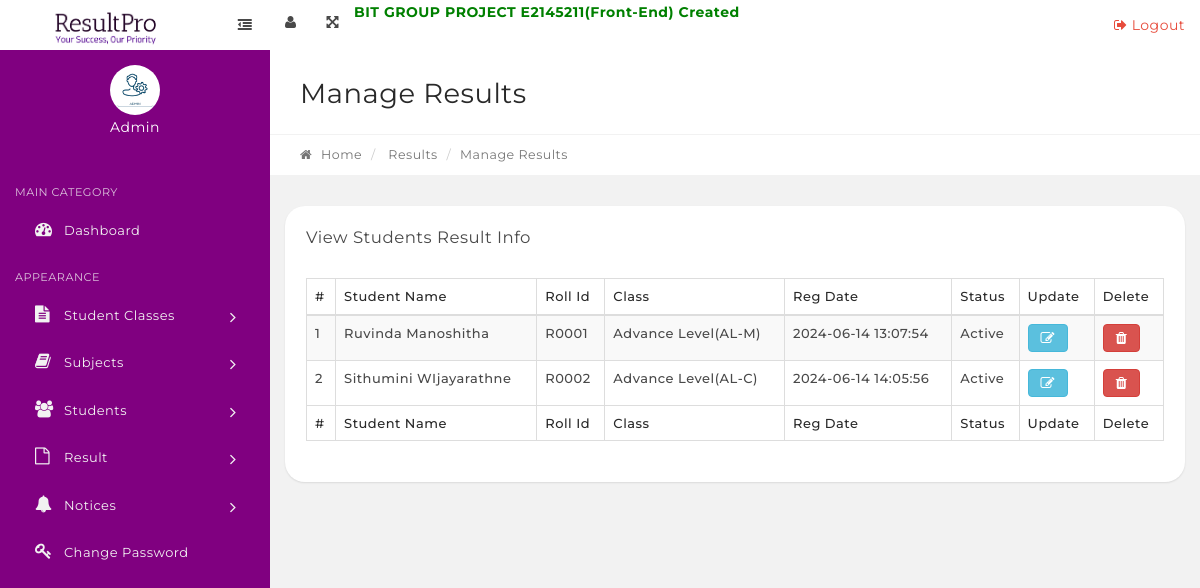
The page /ResultPro/manage-results.php on the database its author committed.
### tables this page shows
CREATE TABLE `tblstudents` (
  `StudentId` int(11) NOT NULL,
  `StudentName` varchar(100) DEFAULT NULL,
  `RollId` varchar(100) DEFAULT NULL,
  `StudentEmail` varchar(100) DEFAULT NULL,
  `Gender` varchar(10) DEFAULT NULL,
  `DOB` varchar(100) DEFAULT NULL,
  `ClassId` int(11) DEFAULT NULL,
  `RegDate` timestamp NULL DEFAULT current_timestamp(),
  `UpdationDate` timestamp NULL DEFAULT NULL,
  `Status` int(1) DEFAULT NULL
);

### ResultPro/manage-results.php (the view, shortened to what this page needs)
<?php
include('includes/config.php');
if(strlen($_SESSION['alogin'])=="")
    {
    header("Location: index.php");
    }
    else{
?>
<link rel="stylesheet" type="text/css" href="assets/js/DataTables/datatables.min.css"/>
   <?php include('includes/topbar.php');?>
            <div class="content-wrapper">
                <div class="content-container">
<?php include('includes/leftbar.php');?>
                    <div class="main-page">
                        <div class="container-fluid">
                            <div class="row page-title-div">
                                <div class="col-md-6">
                                    <h2 class="title">Manage Results</h2>
                                </div>
                            </div>
                            <div class="row breadcrumb-div">
                                <div class="col-md-6">
                                    <ul class="breadcrumb">
            							<li><a href="dashboard.php"><i class="fa fa-home"></i> Home</a></li>
                                        <li> Results</li>
            							<li class="active">Manage Results</li>
            						</ul>
                                </div>
                            </div>
                        </div>
                        <section class="section">
                            <div class="container-fluid">
                                <div class="row">
                                    <div class="col-md-12">
                                        <div class="panel">
                                            <div class="panel-heading">
                                                <div class="panel-title">
                                                    <h5>View Students Result Info</h5>
                                                </div>
                                            </div>
                                            <div class="panel-body p-20">
                                                <table id="example" class="display table table-striped table-bordered" cellspacing="0" width="100%">
                                                    <thead>
                                                        <tr>
                                                            <th>#</th>
                                                            <th>Student Name</th>
                                                            <th>Roll Id</th>
                                                            <th>Class</th>
                                                            <th>Reg Date</th>
                                                            <th>Status</th>
                                                            <th>Update</th>
															<th>Delete</th>
                                                        </tr>
                                                    </thead>
                                                    <tfoot>
                                                        <tr>
                                                          <th>#</th>
                                                            <th>Student Name</th>
                                                            <th>Roll Id</th>
                                                            <th>Class</th>
                                                            <th>Reg Date</th>
                                                            <th>Status</th>
                                                            <th>Update</th>
															<th>Delete</th>
                                                        </tr>
                                                    </tfoot>
                                                    <tbody>
<?php $sql = "SELECT  distinct tblstudents.StudentName,tblstudents.RollId,tblstudents.RegDate,tblstudents.StudentId,tblstudents.Status,tblclasses.ClassName,tblclasses.Section from tblresult join tblstudents on tblstudents.StudentId=tblresult.StudentId  join tblclasses on tblclasses.id=tblresult.ClassId";
$query = $dbh->prepare($sql);
$query->execute();
$results=$query->fetchAll(PDO::FETCH_OBJ);
$cnt=1;
if($query->rowCount() > 0)
{
foreach($results as $result)
{   ?>
<tr>
 <td><?php echo htmlentities($cnt);?></td>
                                                            <td><?php echo htmlentities($result->StudentName);?></td>
                                                            <td><?php echo htmlentities($result->RollId);?></td>
                                                            <td><?php echo htmlentities($result->ClassName);?>(<?php echo htmlentities($result->Section);?>)</td>
                                                            <td><?php echo htmlentities($result->RegDate);?></td>
                                                             <td><?php if($result->Status==1){
echo htmlentities('Active');
}
else{
   echo htmlentities('Blocked');
}
                                                                ?></td>
<td>
<a href="edit-result.php?stid=<?php echo htmlentities($result->StudentId);?>" class="btn btn-info"><i class="fa fa-edit" title="Edit Record"></i> </a>
</td>
<td>
    <a href="delete-result.php?stid=<?php echo htmlentities($result->StudentId);?>" class="btn btn-danger" onclick="return confirm('Are you sure you want to delete this result?');"><i class="fa fa-trash" title="Delete Record"></i> </a>
</td>
</tr>
<?php $cnt=$cnt+1;}} ?>
                                                    </tbody>
                                                </table>
                                            </div>
                                        </div>
                                    </div>
                                                </div>
                                            </div>
                                        </div>
                                    </div>
                                </div>
                            </div>
<?php include('includes/footer.php');?>
<?php } ?>

### rows shown on the page
tblstudents: StudentName "Ruvinda Manoshitha", RollId "R0001", ClassName "Advance Level", Section "AL-M", RegDate "2024-06-14 13:07:54"
tblstudents: StudentName "Sithumini WIjayarathne", RollId "R0002", ClassName "Advance Level", Section "AL-C", RegDate "2024-06-14 14:05:56"
